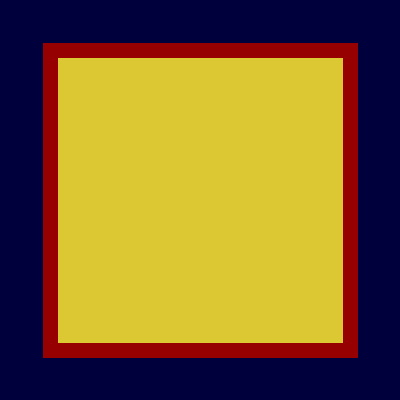
Frame 1 (no input)
Frame 60 (the mouse pressed at the canvas centre just before this capture): identical to frame 1, image omitted
Frame 120 (the mouse held since frame 60 and released just before this capture): identical to frame 1, image omitted

The Processing sketch that drew this single still picture (run headless with seeded random() and noise(); from frame 60 on, the mouse is pressed at the canvas centre):

// Processing sketch: CustomMesh
// ── CustomMesh.pde


PImage myImage;

void setup(){
 
    size( 400, 400 );
}

void draw(){
  
    background( 0, 0, 60);
  
    stroke( 150, 0, 0);
    fill( 220, 200, 50);
    
    strokeWeight(15);
  
    beginShape();
    
    vertex( 50, 50 );
    vertex( width-50, 50 );
    vertex( width-50, height-50);
    vertex( 50, height-50);
    
    endShape(CLOSE);
}
